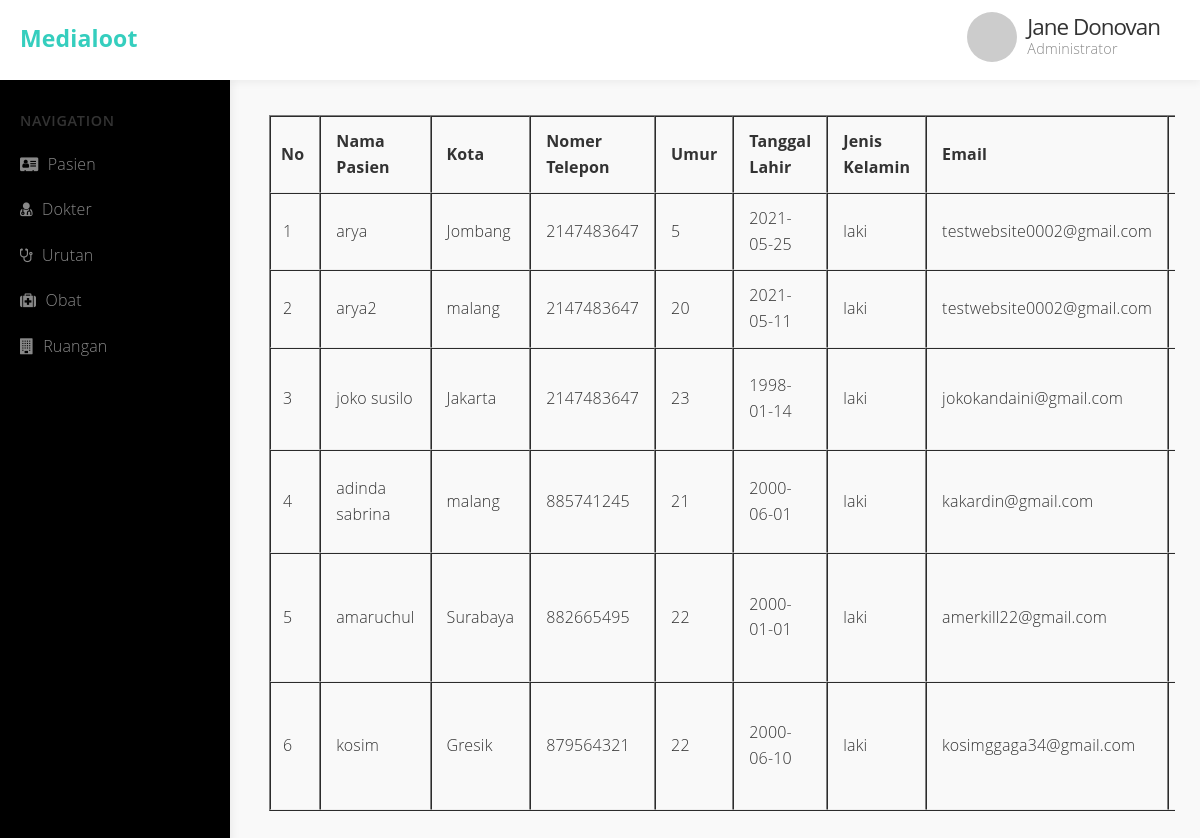
Page /admin/admin_pasien.php on the committed database.
### tables this page shows
CREATE TABLE `pasien` (
  `id_pasien` int(255) NOT NULL,
  `nama_pasien` varchar(255) NOT NULL,
  `password` varchar(255) NOT NULL,
  `kota` varchar(500) NOT NULL,
  `no_tlp` int(100) NOT NULL,
  `umur` int(100) NOT NULL,
  `tgl_lahir` date NOT NULL,
  `jenis_kelamin` varchar(100) NOT NULL,
  `email` varchar(1000) NOT NULL,
  `password_enkripsi` varchar(255) NOT NULL,
  `alamat_pasien` text NOT NULL,
  `keluhan_pasien` text NOT NULL,
  `nomer_pengobatan` int(255) NOT NULL
);

### fungsi.php (called while the page is built, shortened)
<?php
$koneksi_database= mysqli_connect("localhost","root","","medicio");
function AmbilDataDariFunction($DataDariIndex){
    global $koneksi_database;
    $hasil=mysqli_query($koneksi_database,$DataDariIndex);
    $WadahData=[];
    while ($DataDariSQL=mysqli_fetch_assoc($hasil)){
        $WadahData[]=$DataDariSQL;
    }
    return $WadahData;
}
 ?>

### admin/admin_pasien.php (the view, shortened to what this page needs)
<?php
require '../fungsi.php';
$Data = AmbilDataDariFunction("SELECT*FROM pasien");
 ?>
<!DOCTYPE html>
<html lang="en">
<head>
	<link rel="stylesheet" href="css/font-awesome.min.css">
	<link rel="stylesheet" href="css/normalize.css">
	<link rel="stylesheet" href="css/milligram.min.css">
	<link rel="stylesheet" href="css/styles.css">
</head>
<body>
	<div class="navbar">
		<div class="row">
			<div class="column column-30 col-site-title"><a href="#" class="site-title float-left">Medialoot</a></div>
			<div class="column column-30">
				<div class="user-section"><a href="#">
					<img src="http://via.placeholder.com/50x50" alt="profile photo" class="circle float-left profile-photo" width="50" height="auto">
					<div class="username">
						<h4>Jane Donovan</h4>
						<p>Administrator</p>
					</div>
				</a></div>
			</div>
		</div>
	</div>
	<div class="row">
		<div id="sidebar" class="column" style="background-color: black;">
			<h5>Navigation</h5>
			<ul>
				<li><a href="admin_pasien.php"><em class="fa fa-address-card"></em> Pasien</a></li>
				<li><a href="admin_dokter.php"><em class="fa fa-user-md"></em> Dokter</a></li>
				<li><a href="admin_urutan.php"><em class="fa fa-stethoscope"></em> Urutan</a></li>
				<li><a href="admin_obat.php"><em class="fa fa-medkit"></em> Obat</a></li>
				<li><a href="admin_ruangan.php"><em class="fa fa-building"></em> Ruangan</a></li>
			</ul>
		</div>
		<section id="main-content" class="column column-offset-20">
		<div style="overflow-x:auto;">
			<table border="1" cellpadding="10" cellspacing="0">
				<tr>
					<th style="padding-left: 10px;">No</th>
					<th>Nama Pasien</th>
					<th>Kota</th>
					<th>Nomer Telepon</th>
					<th>Umur</th>
					<th>Tanggal Lahir</th>
					<th>Jenis Kelamin</th>
					<th>Email</th>
					<th>Alamat</th>
				</tr>
				<?php $i=1; ?>
				<?php foreach ($Data as $baris) : ?>
				<tr>
					<td style="text-align: center;"><?= $i; ?></td>
					<td><?= $baris["nama_pasien"]; ?></td>
					<td><?php echo $baris["kota"]; ?></td>
					<td><?php echo $baris["no_tlp"] ?></td>
					<td><?php echo $baris["umur"] ?></td>
					<td><?php echo $baris["tgl_lahir"] ?></td>
					<td><?php echo $baris["jenis_kelamin"] ?></td>
					<td><?php echo $baris["email"] ?></td>
					<td><?php echo $baris["alamat_pasien"] ?></td>
				</tr>
				<?php $i++; ?>
				<?php endforeach; ?>
			</table>
			</div>
		</section>
	</div>
</body>
</html>

### admin/css/styles.css (style rules this page uses)
body { background: #f9f9f9; height: 100%; width: 100%; overflow-x: hidden; font-size: 1.6em; font-family: "Open Sans", "Helvetica Neue", Helvetica, Arial, sans-serif; color: #333; }
h1, h2, h3, h4, h5, h6 { font-weight: 500; letter-spacing: -.1rem; margin-bottom: 2.0rem; margin-top: 0; }
h4 { font-size: 1.4em; }
h5, h6 { color: #555; text-transform: uppercase; font-size: 0.9em; letter-spacing: .05em; font-weight: 600; margin-bottom: 1rem; }
a { color: #35cebe; }
.circle { border-radius: 499rem; }
td, th { border-bottom: 0.1rem solid #eee; }
.navbar { position: fixed; z-index: 1; width: 100%; background: #fff; height: 80px; padding: 20px 0; box-shadow: 0px 3px 8px rgba(0, 0, 0, 0.05); }
.navbar a.site-title { color: #222; color: #35cebe; font-size: 2.3rem; font-weight: bold; display: block; margin: 0 20px 10px 20px; }
#sidebar { position: fixed; z-index: 0; width: 20% !important; background: #fff; padding: 10px 30px !important; box-shadow: 3px 0px 8px rgba(0, 0, 0, 0.05); margin-top: 80px; height: 100%; }
#sidebar h1, #sidebar h2, #sidebar h3, #sidebar h4, #sidebar h5, #sidebar h6 { color: #333; margin-top: 20px; margin-bottom: 0; }
#sidebar ul { margin-top: 10px; margin-left: -20px; margin-right: -30px; }
#sidebar ul li { list-style: none; margin: 0; padding: 0; }
#sidebar ul li a { display: block; padding: 10px 20px; color: #888; }
#sidebar ul li a .fa { margin-right: 5px; }
#main-content { width: 80% !important; padding: 20px 3.5rem !important; margin-top: 95px; margin-right: 12px; }
.user-section { margin-top: -8px; margin-right: 40px; }
.user-section a { float: right; }
.user-section img { margin-right: 10px; float: left; }
.user-section .username { color: #333; float: right; text-align: left; }
.user-section .username h4 { margin-bottom: -.5rem; }
.user-section .username p { color: #888; font-size: .9em; }

### rows in the picture
pasien: nama_pasien "arya", kota "Jombang", no_tlp "2147483647", umur "5", tgl_lahir "2021-05-25", jenis_kelamin "laki", email "testwebsite0002@gmail.com"
pasien: nama_pasien "arya2", kota "malang", no_tlp "2147483647", umur "20", tgl_lahir "2021-05-11", jenis_kelamin "laki", email "testwebsite0002@gmail.com"
pasien: nama_pasien "joko susilo", kota "Jakarta", no_tlp "2147483647", umur "23", tgl_lahir "1998-01-14", jenis_kelamin "laki", email "jokokandaini@gmail.com"
pasien: nama_pasien "adinda sabrina", kota "malang", no_tlp "885741245", umur "21", tgl_lahir "2000-06-01", jenis_kelamin "laki", email "kakardin@gmail.com"
pasien: nama_pasien "amaruchul", kota "Surabaya", no_tlp "882665495", umur "22", tgl_lahir "2000-01-01", jenis_kelamin "laki", email "amerkill22@gmail.com"
pasien: nama_pasien "kosim", kota "Gresik", no_tlp "879564321", umur "22", tgl_lahir "2000-06-10", jenis_kelamin "laki", email "kosimggaga34@gmail.com"
